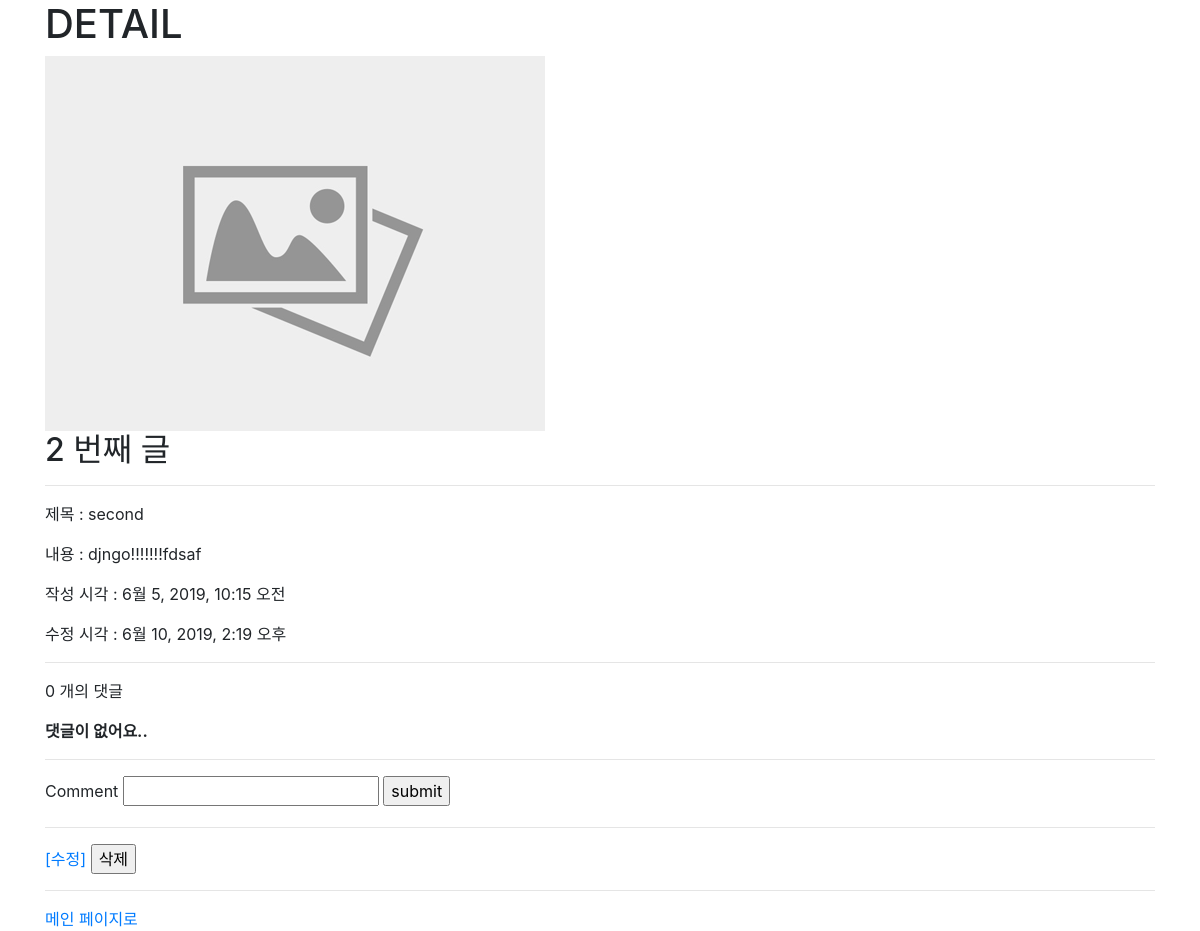
The page /boards/2/ on the database as committed earlier.
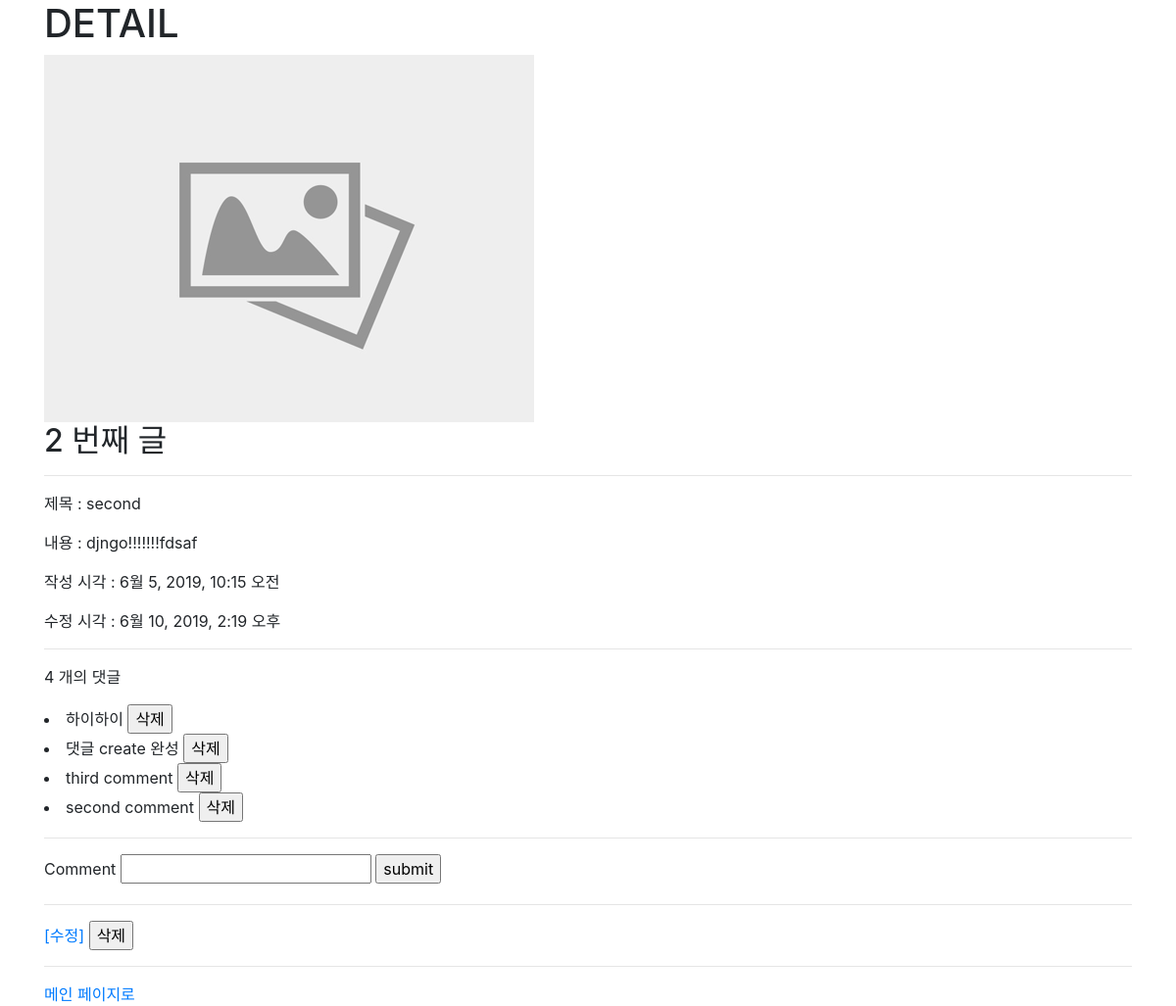
The same page on the database as committed later.
### boards/models.py (models this page shows, shortened)
class Board(models.Model):
    title = models.CharField(max_length=10)
    content = models.TextField()
    image = ProcessedImageField(
        upload_to='boards/images', # 저장 위치 (media 이후의 경로)
        processors=[Thumbnail(200,300)], # 처리할 작업 목록
        format='JPEG', # 저장 포맷
        options={'quality': 90}, # 추가 옵션들.
    )
    created_at = models.DateTimeField(auto_now_add=True)
    updated_at = models.DateTimeField(auto_now=True)

class Comment(models.Model):
    board = models.ForeignKey(Board, on_delete=models.CASCADE)
    content = models.CharField(max_length=200)
    created_at = models.DateTimeField(auto_now_add=True)
    updated_at = models.DateTimeField(auto_now=True)

### boards/views.py (the view)
# urls.py: path('<int:board_pk>/', views.detail, name='detail'),
def detail(request, board_pk):
    board = Board.objects.get(pk=board_pk)
    comments = board.comment_set.order_by('-pk')
    context = {
        'board': board,
        'comments': comments,
    }
    return render(request, 'boards/detail.html', context)

### boards/templates/boards/detail.html (shortened to what this page needs)
{% extends 'boards/base.html' %}
{% load static %}
{% block content %}
  <h1>DETAIL</h1>
  {% if board.image %}
    <img src="{{ board.image.url }}" alt="{{ board.image }}">
  {% else %}
    <img src="{% static 'boards/images/no_img.png' %}" alt="no_img">
  {% endif %}
  <h2>{{ board.pk }} 번째 글</h2>
  <hr>
  <p>제목 : {{ board.title }}</p>
  <p>내용 : {{ board.content }}</p>
  <p>작성 시각 : {{ board.created_at }}</p>
  <p>수정 시각 : {{ board.updated_at }}</p>
  <hr>
  <p>{{ comments | length }} 개의 댓글</p>
  {% for comment in comments %}
    <li>
      {{ comment.content }}
      <form action="{% url 'boards:comments_delete' board.pk comment.pk %}" method="POST"  style="display: inline">
        <input type="submit" value="삭제">
      </form>
    </li>
  {% empty %}
    <p><b>댓글이 없어요..</b></p>
  {% endfor %}
  <hr>
  <form action="{% url 'boards:comments_create' board.pk %}" method="POST">
    <label for="content">Comment</label>
    <input type="text" name="content" id="content">
    <input type="submit" value="submit">
  </form>
  <hr>
  <a href="{% url 'boards:update' board.pk %}">[수정]</a>
  <form action="{% url 'boards:delete' board.pk %}" method="POST" style="display: inline" onsubmit="return confirm('R U SURE??')">
    <input type="submit" value="삭제">
  </form><br>
  <hr>
  <a href="{% url 'boards:index' %}">메인 페이지로</a>
{% endblock %}

### boards/templates/boards/base.html (shortened to what this page needs)
{% load static %}
<!doctype html>
<html lang="en">
<head>
  <link rel="stylesheet" href="https://stackpath.bootstrapcdn.com/bootstrap/4.3.1/css/bootstrap.min.css">
</head>
<body>
  <div class="container">
    {% block content %}
    {% endblock %}
  </div>
</body>
</html>

Rows that differ between the two databases and show on the page:
added Comment: content "하이하이"
added Comment: content "댓글 create 완성"
added Comment: content "third comment"
added Comment: content "second comment"
Other text that changed with them:
{{ comments | length }}: "0" → "4"
text no longer shown: "댓글이 없어요.."
